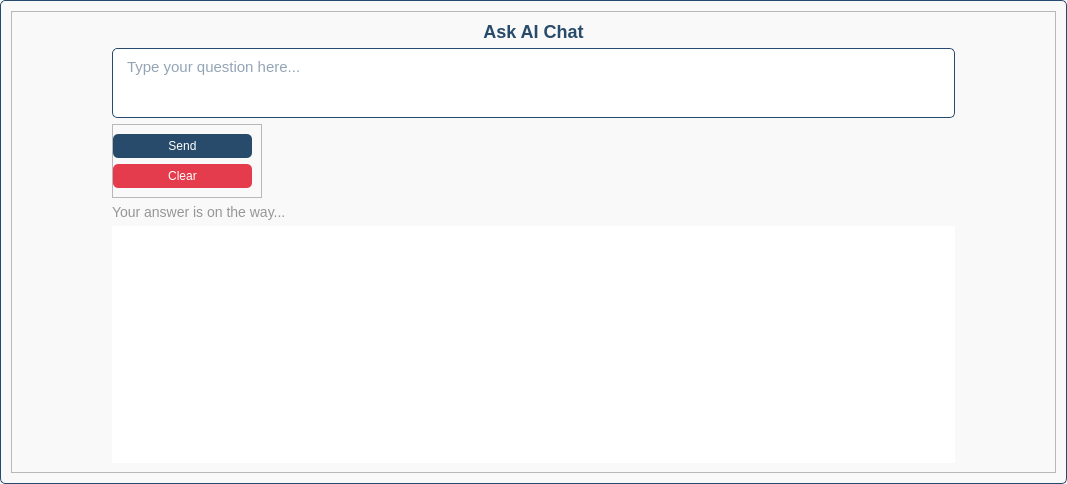
<?xml version="1.0" encoding="UTF-8"?>
<ui version="4.0">
 <class>AskAIChat</class>
 <widget class="QWidget" name="AskAIChat">
  <property name="geometry">
   <rect>
    <x>0</x>
    <y>0</y>
    <width>1067</width>
    <height>484</height>
   </rect>
  </property>
  <property name="windowTitle">
   <string>Ask AI Chat</string>
  </property>
  <property name="layoutDirection">
   <enum>Qt::LeftToRight</enum>
  </property>
  <property name="styleSheet">
   <string notr="true">#AskAIChat{	
	
	border: 1px solid #274b6f;
	border-radius: 5px;
	padding: 5px 10px;
	color: rgb(40, 73, 107);
	background-color: rgb(249, 249, 249);
}</string>
  </property>
  <layout class="QHBoxLayout" name="horizontalLayout">
   <item>
    <widget class="QFrame" name="frame_2">
     <property name="minimumSize">
      <size>
       <width>0</width>
       <height>300</height>
      </size>
     </property>
     <property name="frameShape">
      <enum>QFrame::StyledPanel</enum>
     </property>
     <property name="frameShadow">
      <enum>QFrame::Raised</enum>
     </property>
     <layout class="QVBoxLayout" name="verticalLayout_2">
      <property name="leftMargin">
       <number>100</number>
      </property>
      <property name="rightMargin">
       <number>100</number>
      </property>
      <item>
       <widget class="QLabel" name="label_title">
        <property name="enabled">
         <bool>true</bool>
        </property>
        <property name="styleSheet">
         <string>
       font-size: 18px;
       font-weight: bold;
       color: rgb(40, 75, 107);
      </string>
        </property>
        <property name="text">
         <string>Ask AI Chat</string>
        </property>
        <property name="alignment">
         <set>Qt::AlignCenter</set>
        </property>
        <property name="margin">
         <number>20</number>
        </property>
       </widget>
      </item>
      <item>
       <widget class="QTextEdit" name="text_input">
        <property name="sizePolicy">
         <sizepolicy hsizetype="Preferred" vsizetype="Fixed">
          <horstretch>0</horstretch>
          <verstretch>0</verstretch>
         </sizepolicy>
        </property>
        <property name="maximumSize">
         <size>
          <width>16777215</width>
          <height>70</height>
         </size>
        </property>
        <property name="font">
         <font>
          <pointsize>11</pointsize>
         </font>
        </property>
        <property name="styleSheet">
         <string notr="true">
	border: 1px solid #274b6f;
	border-radius: 5px;
	padding: 5px 10px;
	color: rgb(40, 73, 107);
	background-color: rgb(255, 255, 255);
</string>
        </property>
        <property name="html">
         <string>&lt;!DOCTYPE HTML PUBLIC &quot;-//W3C//DTD HTML 4.0//EN&quot; &quot;http://www.w3.org/TR/REC-html40/strict.dtd&quot;&gt;
&lt;html&gt;&lt;head&gt;&lt;meta name=&quot;qrichtext&quot; content=&quot;1&quot; /&gt;&lt;meta charset=&quot;utf-8&quot; /&gt;&lt;style type=&quot;text/css&quot;&gt;
p, li { white-space: pre-wrap; }
hr { height: 1px; border-width: 0; }
li.unchecked::marker { content: &quot;\2610&quot;; }
li.checked::marker { content: &quot;\2612&quot;; }
&lt;/style&gt;&lt;/head&gt;&lt;body style=&quot; font-family:'Segoe UI'; font-size:11pt; font-weight:400; font-style:normal;&quot;&gt;
&lt;p align=&quot;justify&quot; style=&quot;-qt-paragraph-type:empty; margin-top:0px; margin-bottom:0px; margin-left:0px; margin-right:0px; -qt-block-indent:0; text-indent:0px;&quot;&gt;&lt;br /&gt;&lt;/p&gt;&lt;/body&gt;&lt;/html&gt;</string>
        </property>
        <property name="placeholderText">
         <string>Type your question here...</string>
        </property>
       </widget>
      </item>
      <item alignment="Qt::AlignLeft">
       <widget class="QFrame" name="frame">
        <property name="minimumSize">
         <size>
          <width>150</width>
          <height>0</height>
         </size>
        </property>
        <property name="layoutDirection">
         <enum>Qt::LeftToRight</enum>
        </property>
        <property name="frameShape">
         <enum>QFrame::StyledPanel</enum>
        </property>
        <property name="frameShadow">
         <enum>QFrame::Raised</enum>
        </property>
        <layout class="QVBoxLayout" name="verticalLayout_3">
         <property name="leftMargin">
          <number>0</number>
         </property>
         <item>
          <widget class="QPushButton" name="button_send">
           <property name="styleSheet">
            <string notr="true">
       background-color: rgb(40, 75, 107);
       color: white;
       padding: 5px;
	border-radius: 5px;
      </string>
           </property>
           <property name="text">
            <string>Send</string>
           </property>
          </widget>
         </item>
         <item>
          <widget class="QPushButton" name="button_clear">
           <property name="font">
            <font/>
           </property>
           <property name="styleSheet">
            <string notr="true">
       background-color: rgb(228, 60, 76);
       color: white;
       padding: 5px;
	border-radius: 5px;
      </string>
           </property>
           <property name="text">
            <string>Clear</string>
           </property>
          </widget>
         </item>
        </layout>
       </widget>
      </item>
      <item>
       <widget class="QLabel" name="label_loading">
        <property name="visible">
         <bool>false</bool>
        </property>
        <property name="styleSheet">
         <string>
       font-size: 14px;
       color: rgb(150, 150, 150);
      </string>
        </property>
        <property name="text">
         <string>Your answer is on the way...</string>
        </property>
        <property name="alignment">
         <set>Qt::AlignLeading|Qt::AlignLeft|Qt::AlignVCenter</set>
        </property>
       </widget>
      </item>
      <item>
       <widget class="QScrollArea" name="scroll_area">
        <property name="styleSheet">
         <string notr="true">background-color: rgb(255, 255, 255);</string>
        </property>
        <property name="frameShape">
         <enum>QFrame::NoFrame</enum>
        </property>
        <property name="lineWidth">
         <number>0</number>
        </property>
        <property name="widgetResizable">
         <bool>true</bool>
        </property>
        <widget class="QWidget" name="scroll_area_widget">
         <property name="geometry">
          <rect>
           <x>0</x>
           <y>0</y>
           <width>847</width>
           <height>191</height>
          </rect>
         </property>
         <property name="styleSheet">
          <string notr="true">border: none;</string>
         </property>
         <layout class="QVBoxLayout" name="scroll_area_layout">
          <item>
           <widget class="QLabel" name="label_answer">
            <property name="font">
             <font>
              <pointsize>-1</pointsize>
             </font>
            </property>
            <property name="styleSheet">
             <string>
           font-size: 14px;
           color: rgb(40, 75, 107);
          </string>
            </property>
            <property name="text">
             <string/>
            </property>
            <property name="alignment">
             <set>Qt::AlignLeading|Qt::AlignLeft|Qt::AlignTop</set>
            </property>
            <property name="wordWrap">
             <bool>true</bool>
            </property>
           </widget>
          </item>
         </layout>
        </widget>
       </widget>
      </item>
     </layout>
    </widget>
   </item>
  </layout>
 </widget>
 <resources/>
 <connections/>
</ui>
